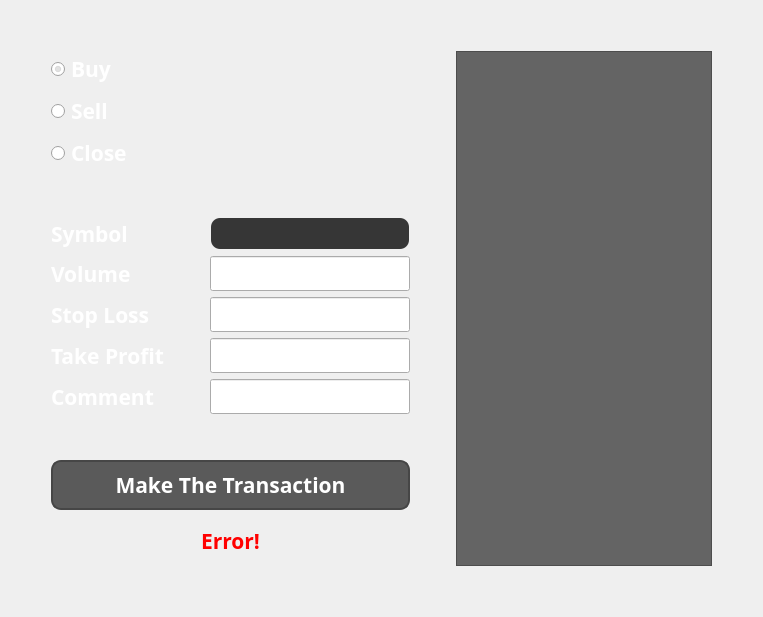
         <widget class="QWidget" name="startTradeStackedWidget">
          <layout class="QHBoxLayout" name="horizontalLayout_22">
           <item>
            <layout class="QHBoxLayout" name="horizontalLayout_21">
             <item>
              <spacer name="horizontalSpacer_12">
               <property name="orientation">
                <enum>Qt::Horizontal</enum>
               </property>
               <property name="sizeHint" stdset="0">
                <size>
                 <width>40</width>
                 <height>20</height>
                </size>
               </property>
              </spacer>
             </item>
             <item>
              <layout class="QVBoxLayout" name="verticalLayout_13">
               <item>
                <spacer name="verticalSpacer_14">
                 <property name="orientation">
                  <enum>Qt::Vertical</enum>
                 </property>
                 <property name="sizeHint" stdset="0">
                  <size>
                   <width>20</width>
                   <height>40</height>
                  </size>
                 </property>
                </spacer>
               </item>
               <item>
                <layout class="QHBoxLayout" name="horizontalLayout_20">
                 <item>
                  <layout class="QVBoxLayout" name="verticalLayout_12">
                   <item>
                    <layout class="QVBoxLayout" name="verticalLayout_11">
                     <item>
                      <widget class="QRadioButton" name="radioButtonStartTradeBuy">
                       <property name="font">
                        <font>
                         <family>Maiandra GD</family>
                         <pointsize>16</pointsize>
                         <weight>75</weight>
                         <bold>true</bold>
                        </font>
                       </property>
                       <property name="cursor">
                        <cursorShape>PointingHandCursor</cursorShape>
                       </property>
                       <property name="styleSheet">
                        <string notr="true">color: white;</string>
                       </property>
                       <property name="text">
                        <string>Buy</string>
                       </property>
                       <property name="checked">
                        <bool>true</bool>
                       </property>
                      </widget>
                     </item>
                     <item>
                      <widget class="QRadioButton" name="radioButtonStartTradeSell">
                       <property name="font">
                        <font>
                         <family>Maiandra GD</family>
                         <pointsize>16</pointsize>
                         <weight>75</weight>
                         <bold>true</bold>
                        </font>
                       </property>
                       <property name="cursor">
                        <cursorShape>PointingHandCursor</cursorShape>
                       </property>
                       <property name="styleSheet">
                        <string notr="true">color: white;</string>
                       </property>
                       <property name="text">
                        <string>Sell</string>
                       </property>
                      </widget>
                     </item>
                     <item>
                      <widget class="QRadioButton" name="radioButtonStartTradeClose">
                       <property name="font">
                        <font>
                         <family>Maiandra GD</family>
                         <pointsize>16</pointsize>
                         <weight>75</weight>
                         <bold>true</bold>
                        </font>
                       </property>
                       <property name="cursor">
                        <cursorShape>PointingHandCursor</cursorShape>
                       </property>
                       <property name="styleSheet">
                        <string notr="true">color: white;</string>
                       </property>
                       <property name="text">
                        <string>Close</string>
                       </property>
                      </widget>
                     </item>
                     <item>
                      <spacer name="verticalSpacer_18">
                       <property name="orientation">
                        <enum>Qt::Vertical</enum>
                       </property>
                       <property name="sizeHint" stdset="0">
                        <size>
                         <width>20</width>
                         <height>40</height>
                        </size>
                       </property>
                      </spacer>
                     </item>
                    </layout>
                   </item>
                   <item>
                    <layout class="QHBoxLayout" name="horizontalLayout_15">
                     <item>
                      <widget class="QLabel" name="labelStartTradeSymbol">
                       <property name="font">
                        <font>
                         <family>Maiandra GD</family>
                         <pointsize>16</pointsize>
                         <weight>75</weight>
                         <bold>true</bold>
                        </font>
                       </property>
                       <property name="styleSheet">
                        <string notr="true">color: white;</string>
                       </property>
                       <property name="text">
                        <string>Symbol</string>
                       </property>
                      </widget>
                     </item>
                     <item>
                      <spacer name="horizontalSpacer_14">
                       <property name="orientation">
                        <enum>Qt::Horizontal</enum>
                       </property>
                       <property name="sizeHint" stdset="0">
                        <size>
                         <width>40</width>
                         <height>20</height>
                        </size>
                       </property>
                      </spacer>
                     </item>
                     <item>
                      <widget class="QLineEdit" name="lineEditStartTradeSymbol">
                       <property name="minimumSize">
                        <size>
                         <width>200</width>
                         <height>0</height>
                        </size>
                       </property>
                       <property name="font">
                        <font>
                         <family>Maiandra GD</family>
                         <pointsize>14</pointsize>
                         <weight>75</weight>
                         <bold>true</bold>
                        </font>
                       </property>
                       <property name="styleSheet">
                        <string notr="true">QLineEdit {
                color: white;
                border-radius: 10px;
                background-color: rgb(54, 54, 54);
                border: 2px solid transparent;
            }
            QLineEdit:hover {
                color: white;
                border-radius: 10px;
                background-color: rgb(54, 54, 54);
                border: 2px solid rgb(0, 0, 0);
            }</string>
                       </property>
                      </widget>
                     </item>
                    </layout>
                   </item>
                   <item>
                    <layout class="QHBoxLayout" name="horizontalLayout_16">
                     <item>
                      <widget class="QLabel" name="labelStartTradeVolume">
                       <property name="font">
                        <font>
                         <family>Maiandra GD</family>
                         <pointsize>16</pointsize>
                         <weight>75</weight>
                         <bold>true</bold>
                        </font>
                       </property>
                       <property name="styleSheet">
                        <string notr="true">color: white;</string>
                       </property>
                       <property name="text">
                        <string>Volume</string>
                       </property>
                      </widget>
                     </item>
                     <item>
                      <spacer name="horizontalSpacer_15">
                       <property name="orientation">
                        <enum>Qt::Horizontal</enum>
                       </property>
                       <property name="sizeHint" stdset="0">
                        <size>
                         <width>40</width>
                         <height>20</height>
                        </size>
                       </property>
                      </spacer>
                     </item>
                     <item>
                      <widget class="QLineEdit" name="lineEditStartTradeVolume">
                       <property name="minimumSize">
                        <size>
                         <width>200</width>
                         <height>0</height>
                        </size>
                       </property>
                       <property name="font">
                        <font>
                         <family>Maiandra GD</family>
                         <pointsize>14</pointsize>
                         <weight>75</weight>
                         <bold>true</bold>
                        </font>
                       </property>
                       <property name="styleSheet">
                        <string notr="true">QLineEdit {
                color: white;
                border-radius: 10px;
                background-color: rgb(54, 54, 54);
                border: 2px solid transparent;
            }
            QLineEdit:hover {
                color: white;\n
                border-radius: 10px;
                background-color: rgb(54, 54, 54);
                border: 2px solid rgb(0, 0, 0);
            }</string>
                       </property>
                      </widget>
                     </item>
                    </layout>
                   </item>
                   <item>
                    <layout class="QHBoxLayout" name="horizontalLayout_17">
                     <item>
                      <widget class="QLabel" name="labelStartTradeStopLoss">
                       <property name="font">
                        <font>
                         <family>Maiandra GD</family>
                         <pointsize>16</pointsize>
                         <weight>75</weight>
                         <bold>true</bold>
                        </font>
                       </property>
                       <property name="styleSheet">
                        <string notr="true">color: white;</string>
                       </property>
                       <property name="text">
                        <string>Stop Loss</string>
                       </property>
                      </widget>
                     </item>
                     <item>
                      <spacer name="horizontalSpacer_16">
                       <property name="orientation">
                        <enum>Qt::Horizontal</enum>
                       </property>
                       <property name="sizeHint" stdset="0">
                        <size>
                         <width>40</width>
                         <height>20</height>
                        </size>
                       </property>
                      </spacer>
                     </item>
                     <item>
                      <widget class="QLineEdit" name="lineEditStartTradeStopLoss">
                       <property name="minimumSize">
                        <size>
                         <width>200</width>
                         <height>0</height>
                        </size>
                       </property>
                       <property name="font">
                        <font>
                         <family>Maiandra GD</family>
                         <pointsize>14</pointsize>
                         <weight>75</weight>
                         <bold>true</bold>
                        </font>
                       </property>
                       <property name="styleSheet">
                        <string notr="true">QLineEdit {
                color: white;
                border-radius: 10px;
                background-color: rgb(54, 54, 54);
                border: 2px solid transparent;
            }
            QLineEdit:hover {
                color: white;\n
                border-radius: 10px;
                background-color: rgb(54, 54, 54);
                border: 2px solid rgb(0, 0, 0);
            }</string>
                       </property>
                      </widget>
                     </item>
                    </layout>
                   </item>
                   <item>
                    <layout class="QHBoxLayout" name="horizontalLayout_18">
                     <item>
                      <widget class="QLabel" name="labelStartTradeTakeProfit">
                       <property name="font">
                        <font>
                         <family>Maiandra GD</family>
                         <pointsize>16</pointsize>
                         <weight>75</weight>
                         <bold>true</bold>
                        </font>
                       </property>
                       <property name="styleSheet">
                        <string notr="true">color: white;</string>
                       </property>
                       <property name="text">
                        <string>Take Profit</string>
                       </property>
                      </widget>
                     </item>
                     <item>
                      <spacer name="horizontalSpacer_17">
                       <property name="orientation">
                        <enum>Qt::Horizontal</enum>
                       </property>
                       <property name="sizeHint" stdset="0">
                        <size>
                         <width>40</width>
                         <height>20</height>
                        </size>
                       </property>
                      </spacer>
                     </item>
                     <item>
                      <widget class="QLineEdit" name="lineEditStartTradeTakeProfit">
                       <property name="minimumSize">
                        <size>
                         <width>200</width>
                         <height>0</height>
                        </size>
                       </property>
                       <property name="font">
                        <font>
                         <family>Maiandra GD</family>
                         <pointsize>14</pointsize>
                         <weight>75</weight>
                         <bold>true</bold>
                        </font>
                       </property>
                       <property name="styleSheet">
                        <string notr="true">QLineEdit {
                color: white;
                border-radius: 10px;
                background-color: rgb(54, 54, 54);
                border: 2px solid transparent;
            }
            QLineEdit:hover {
                color: white;\n
                border-radius: 10px;
                background-color: rgb(54, 54, 54);
                border: 2px solid rgb(0, 0, 0);
            }</string>
                       </property>
                      </widget>
                     </item>
                    </layout>
                   </item>
                   <item>
                    <layout class="QHBoxLayout" name="horizontalLayout_19">
                     <item>
                      <widget class="QLabel" name="labelStartTradeComment">
                       <property name="font">
                        <font>
                         <family>Maiandra GD</family>
                         <pointsize>16</pointsize>
                         <weight>75</weight>
                         <bold>true</bold>
                        </font>
                       </property>
                       <property name="styleSheet">
                        <string notr="true">color: white;</string>
                       </property>
                       <property name="text">
                        <string>Comment</string>
                       </property>
                      </widget>
                     </item>
                     <item>
                      <spacer name="horizontalSpacer_18">
                       <property name="orientation">
                        <enum>Qt::Horizontal</enum>
                       </property>
                       <property name="sizeHint" stdset="0">
                        <size>
                         <width>40</width>
                         <height>20</height>
                        </size>
                       </property>
                      </spacer>
                     </item>
                     <item>
                      <widget class="QLineEdit" name="lineEditStartTradeComment">
                       <property name="minimumSize">
                        <size>
                         <width>200</width>
                         <height>0</height>
                        </size>
                       </property>
                       <property name="font">
                        <font>
                         <family>Maiandra GD</family>
                         <pointsize>14</pointsize>
                         <weight>75</weight>
                         <bold>true</bold>
                        </font>
                       </property>
                       <property name="styleSheet">
                        <string notr="true">QLineEdit {
                color: white;
                border-radius: 10px;
                background-color: rgb(54, 54, 54);
                border: 2px solid transparent;
            }
            QLineEdit:hover {
                color: white;\n
                border-radius: 10px;
                background-color: rgb(54, 54, 54);
                border: 2px solid rgb(0, 0, 0);
            }</string>
                       </property>
                      </widget>
                     </item>
                    </layout>
                   </item>
                   <item>
                    <spacer name="verticalSpacer_17">
                     <property name="orientation">
                      <enum>Qt::Vertical</enum>
                     </property>
                     <property name="sizeHint" stdset="0">
                      <size>
                       <width>20</width>
                       <height>40</height>
                      </size>
                     </property>
                    </spacer>
                   </item>
                   <item>
                    <widget class="QPushButton" name="pushButtonStartTrade">
                     <property name="minimumSize">
                      <size>
                       <width>0</width>
                       <height>50</height>
                      </size>
                     </property>
                     <property name="font">
                      <font>
                       <family>Maiandra GD</family>
                       <pointsize>16</pointsize>
                       <weight>75</weight>
                       <bold>true</bold>
                      </font>
                     </property>
                     <property name="cursor">
                      <cursorShape>PointingHandCursor</cursorShape>
                     </property>
                     <property name="styleSheet">
                      <string notr="true">QPushButton {
	color: white;
	background-color: rgb(90, 90, 90);
	border-radius: 10px;
	border: 2px solid rgb(70, 70,70);
}

QPushButton:hover {
	background-color: rgb(120, 120, 120);
	border: 2px solid rgb(0, 0, 0);
}

QPushButton:pressed {
	background-color: rgb(70, 70, 70);
	border: 2px solid rgb(0, 0, 0);
}</string>
                     </property>
                     <property name="text">
                      <string>Make The Transaction</string>
                     </property>
                    </widget>
                   </item>
                   <item alignment="Qt::AlignHCenter">
                    <widget class="QLabel" name="labelStartTradeError">
                     <property name="minimumSize">
                      <size>
                       <width>0</width>
                       <height>50</height>
                      </size>
                     </property>
                     <property name="font">
                      <font>
                       <family>Maiandra GD</family>
                       <pointsize>16</pointsize>
                       <weight>75</weight>
                       <bold>true</bold>
                      </font>
                     </property>
                     <property name="styleSheet">
                      <string notr="true">color: red;</string>
                     </property>
                     <property name="text">
                      <string>Error!</string>
                     </property>
                    </widget>
                   </item>
                  </layout>
                 </item>
                 <item>
                  <spacer name="horizontalSpacer_11">
                   <property name="orientation">
                    <enum>Qt::Horizontal</enum>
                   </property>
                   <property name="sizeHint" stdset="0">
                    <size>
                     <width>40</width>
                     <height>20</height>
                    </size>
                   </property>
                  </spacer>
                 </item>
                 <item>
                  <widget class="QTableView" name="tableViewStartTrade">
                   <property name="minimumSize">
                    <size>
                     <width>0</width>
                     <height>0</height>
                    </size>
                   </property>
                   <property name="styleSheet">
                    <string notr="true">background-color: rgb(100, 100, 100);</string>
                   </property>
                  </widget>
                 </item>
                </layout>
               </item>
               <item>
                <spacer name="verticalSpacer_16">
                 <property name="orientation">
                  <enum>Qt::Vertical</enum>
                 </property>
                 <property name="sizeHint" stdset="0">
                  <size>
                   <width>20</width>
                   <height>40</height>
                  </size>
                 </property>
                </spacer>
               </item>
              </layout>
             </item>
             <item>
              <spacer name="horizontalSpacer_13">
               <property name="orientation">
                <enum>Qt::Horizontal</enum>
               </property>
               <property name="sizeHint" stdset="0">
                <size>
                 <width>40</width>
                 <height>20</height>
                </size>
               </property>
              </spacer>
             </item>
            </layout>
           </item>
          </layout>
         </widget>
